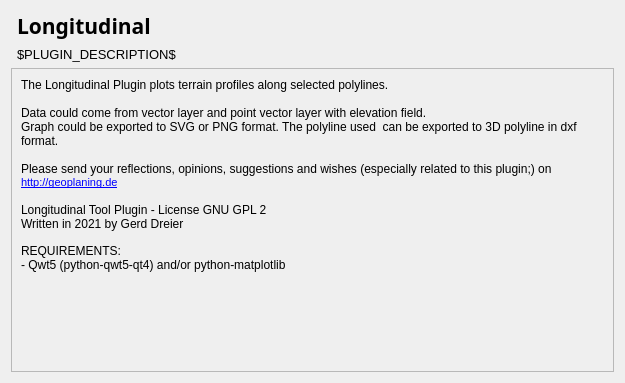
<?xml version="1.0" encoding="UTF-8"?>
<ui version="4.0">
 <class>DlgAbout</class>
 <widget class="QDialog" name="DlgAbout">
  <property name="geometry">
   <rect>
    <x>0</x>
    <y>0</y>
    <width>625</width>
    <height>383</height>
   </rect>
  </property>
  <property name="windowTitle">
   <string>Dialog</string>
  </property>
  <layout class="QGridLayout" name="gridLayout">
   <item row="0" column="1">
    <widget class="QLabel" name="title">
     <property name="sizePolicy">
      <sizepolicy hsizetype="Expanding" vsizetype="Expanding">
       <horstretch>0</horstretch>
       <verstretch>0</verstretch>
      </sizepolicy>
     </property>
     <property name="font">
      <font>
       <family>Sans Serif</family>
       <pointsize>16</pointsize>
       <weight>75</weight>
       <bold>true</bold>
      </font>
     </property>
     <property name="text">
      <string>Longitudinal</string>
     </property>
    </widget>
   </item>
   <item row="1" column="1">
    <widget class="QLabel" name="description">
     <property name="sizePolicy">
      <sizepolicy hsizetype="Expanding" vsizetype="Expanding">
       <horstretch>0</horstretch>
       <verstretch>0</verstretch>
      </sizepolicy>
     </property>
     <property name="font">
      <font>
       <pointsize>10</pointsize>
      </font>
     </property>
     <property name="text">
      <string>$PLUGIN_DESCRIPTION$</string>
     </property>
     <property name="wordWrap">
      <bool>true</bool>
     </property>
    </widget>
   </item>
   <item row="2" column="0" colspan="2">
    <widget class="QScrollArea" name="scrollArea_2">
     <property name="widgetResizable">
      <bool>true</bool>
     </property>
     <widget class="QWidget" name="scrollAreaWidgetContents_2">
      <property name="geometry">
       <rect>
        <x>0</x>
        <y>0</y>
        <width>605</width>
        <height>310</height>
       </rect>
      </property>
      <layout class="QVBoxLayout" name="verticalLayout_3">
       <item>
        <widget class="QLabel" name="about_label">
         <property name="sizePolicy">
          <sizepolicy hsizetype="Preferred" vsizetype="Preferred">
           <horstretch>0</horstretch>
           <verstretch>0</verstretch>
          </sizepolicy>
         </property>
         <property name="minimumSize">
          <size>
           <width>10</width>
           <height>10</height>
          </size>
         </property>
         <property name="cursor">
          <cursorShape>ArrowCursor</cursorShape>
         </property>
         <property name="focusPolicy">
          <enum>Qt::NoFocus</enum>
         </property>
         <property name="frameShape">
          <enum>QFrame::NoFrame</enum>
         </property>
         <property name="text">
          <string>&lt;!DOCTYPE HTML PUBLIC &quot;-//W3C//DTD HTML 4.0//EN&quot; &quot;http://www.w3.org/TR/REC-html40/strict.dtd&quot;&gt;
&lt;html&gt;&lt;head&gt;&lt;meta name=&quot;qrichtext&quot; content=&quot;1&quot; /&gt;&lt;style type=&quot;text/css&quot;&gt;
p, li { white-space: pre-wrap; }
&lt;/style&gt;&lt;/head&gt;&lt;body style=&quot; font-family:'MS Shell Dlg 2'; font-size:8pt; font-weight:400; font-style:normal;&quot;&gt;
&lt;p style=&quot; margin-top:0px; margin-bottom:0px; margin-left:0px; margin-right:0px; -qt-block-indent:0; text-indent:0px;&quot;&gt;&lt;span style=&quot; font-family:'Sans Serif'; font-size:9pt;&quot;&gt;The Longitudinal Plugin plots terrain profiles along selected polylines.&lt;/span&gt;&lt;/p&gt;
&lt;p style=&quot;-qt-paragraph-type:empty; margin-top:0px; margin-bottom:0px; margin-left:0px; margin-right:0px; -qt-block-indent:0; text-indent:0px; font-family:'Sans Serif'; font-size:9pt;&quot;&gt;&lt;br /&gt;&lt;/p&gt;
&lt;p style=&quot; margin-top:0px; margin-bottom:0px; margin-left:0px; margin-right:0px; -qt-block-indent:0; text-indent:0px;&quot;&gt;&lt;span style=&quot; font-family:'Sans Serif'; font-size:9pt;&quot;&gt;Data could come from vector layer and point vector layer with elevation field.&lt;/span&gt;&lt;/p&gt;
&lt;p style=&quot; margin-top:0px; margin-bottom:0px; margin-left:0px; margin-right:0px; -qt-block-indent:0; text-indent:0px;&quot;&gt;&lt;span style=&quot; font-family:'Sans Serif'; font-size:9pt;&quot;&gt;Graph could be exported to SVG or PNG format. The polyline used  can be exported to 3D polyline in dxf format.&lt;/span&gt;&lt;/p&gt;
&lt;p style=&quot;-qt-paragraph-type:empty; margin-top:0px; margin-bottom:0px; margin-left:0px; margin-right:0px; -qt-block-indent:0; text-indent:0px; font-family:'Sans Serif'; font-size:9pt;&quot;&gt;&lt;br /&gt;&lt;/p&gt;
&lt;p style=&quot; margin-top:0px; margin-bottom:0px; margin-left:0px; margin-right:0px; -qt-block-indent:0; text-indent:0px;&quot;&gt;&lt;span style=&quot; font-family:'Sans Serif'; font-size:9pt;&quot;&gt;Please send your reflections, opinions, suggestions and wishes (especially related to this plugin;) on&lt;/span&gt;&lt;/p&gt;
&lt;p style=&quot; margin-top:0px; margin-bottom:0px; margin-left:0px; margin-right:0px; -qt-block-indent:0; text-indent:0px;&quot;&gt;&lt;a href=&quot;https://github.com/etiennesky/profiletool/issues&quot;&gt;&lt;span style=&quot; text-decoration: underline; color:#0000ff;&quot;&gt;http://geoplaning.de&lt;/span&gt;&lt;/a&gt;&lt;/p&gt;
&lt;p style=&quot;-qt-paragraph-type:empty; margin-top:0px; margin-bottom:0px; margin-left:0px; margin-right:0px; -qt-block-indent:0; text-indent:0px; font-family:'Sans'; font-size:9pt;&quot;&gt;&lt;br /&gt;&lt;/p&gt;
&lt;p style=&quot; margin-top:0px; margin-bottom:0px; margin-left:0px; margin-right:0px; -qt-block-indent:0; text-indent:0px;&quot;&gt;&lt;span style=&quot; font-family:'Sans Serif'; font-size:9pt;&quot;&gt;Longitudinal Tool Plugin - License GNU GPL 2&lt;/span&gt;&lt;/p&gt;
&lt;p style=&quot; margin-top:0px; margin-bottom:0px; margin-left:0px; margin-right:0px; -qt-block-indent:0; text-indent:0px;&quot;&gt;&lt;span style=&quot; font-family:'Sans Serif'; font-size:9pt;&quot;&gt;Written in 2021 by Gerd Dreier&lt;/span&gt;&lt;/p&gt;
&lt;p style=&quot;-qt-paragraph-type:empty; margin-top:0px; margin-bottom:0px; margin-left:0px; margin-right:0px; -qt-block-indent:0; text-indent:0px;&quot;&gt;&lt;br /&gt;&lt;/p&gt;
&lt;p style=&quot; margin-top:0px; margin-bottom:0px; margin-left:0px; margin-right:0px; -qt-block-indent:0; text-indent:0px;&quot;&gt;&lt;span style=&quot; font-family:'Sans Serif'; font-size:9pt;&quot;&gt;REQUIREMENTS:&lt;/span&gt;&lt;/p&gt;
&lt;p style=&quot; margin-top:0px; margin-bottom:0px; margin-left:0px; margin-right:0px; -qt-block-indent:0; text-indent:0px;&quot;&gt;&lt;span style=&quot; font-family:'Sans Serif'; font-size:9pt;&quot;&gt;- Qwt5 (python-qwt5-qt4) and/or python-matplotlib&lt;/span&gt;&lt;/p&gt;&lt;/body&gt;&lt;/html&gt;</string>
         </property>
         <property name="textFormat">
          <enum>Qt::AutoText</enum>
         </property>
         <property name="scaledContents">
          <bool>false</bool>
         </property>
         <property name="alignment">
          <set>Qt::AlignLeading|Qt::AlignLeft|Qt::AlignTop</set>
         </property>
         <property name="wordWrap">
          <bool>true</bool>
         </property>
         <property name="openExternalLinks">
          <bool>true</bool>
         </property>
         <property name="textInteractionFlags">
          <set>Qt::LinksAccessibleByMouse</set>
         </property>
        </widget>
       </item>
      </layout>
     </widget>
    </widget>
   </item>
  </layout>
 </widget>
 <resources/>
 <connections/>
</ui>
